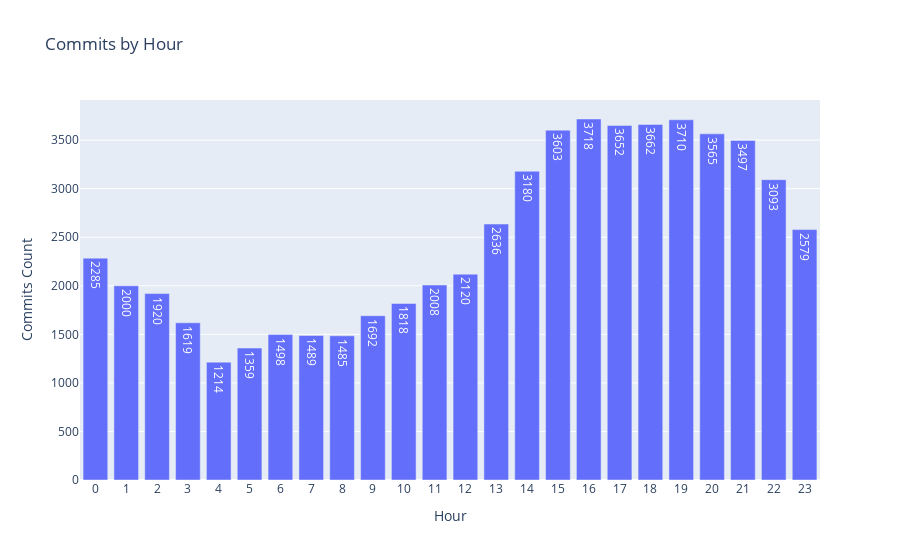

Here is the notebook cell this chart was saved with:
### Code cell
fig = go.Figure([go.Bar(
    x=commits_by_hour.index, 
    y=commits_by_hour.commit_count, 
    text=commits_by_hour.commit_count, 
    textposition='auto')])
fig.update_layout(
    title = 'Commits by Hour', 
    xaxis_title = 'Hour', 
    yaxis_title = 'Commits Count', 
    xaxis_tickmode = 'linear')
fig.show()

### Figure 1 — Plotly figure (JSON) as saved in the notebook; plotly's stock layout.template omitted (floating-point values rounded to 4 significant figures)
{"data": [{"text": [2285, 2000, 1920, 1619, 1214, 1359, 1498, 1489, 1485, 1692, 1818, 2008, 2120, 2636, 3180, 3603, 3718, 3652, 3662, 3710, 3565, 3497, 3093, 2579], "textposition": "auto", "type": "bar", "x": [0, 1, 2, 3, 4, 5, 6, 7, 8, 9, 10, 11, 12, 13, 14, 15, 16, 17, 18, 19, 20, 21, 22, 23], "y": [2285, 2000, 1920, 1619, 1214, 1359, 1498, 1489, 1485, 1692, 1818, 2008, 2120, 2636, 3180, 3603, 3718, 3652, 3662, 3710, 3565, 3497, 3093, 2579]}], "layout": {"title": {"text": "Commits by Hour"}, "xaxis": {"tickmode": "linear", "title": {"text": "Hour"}}, "yaxis": {"title": {"text": "Commits Count"}}}}
